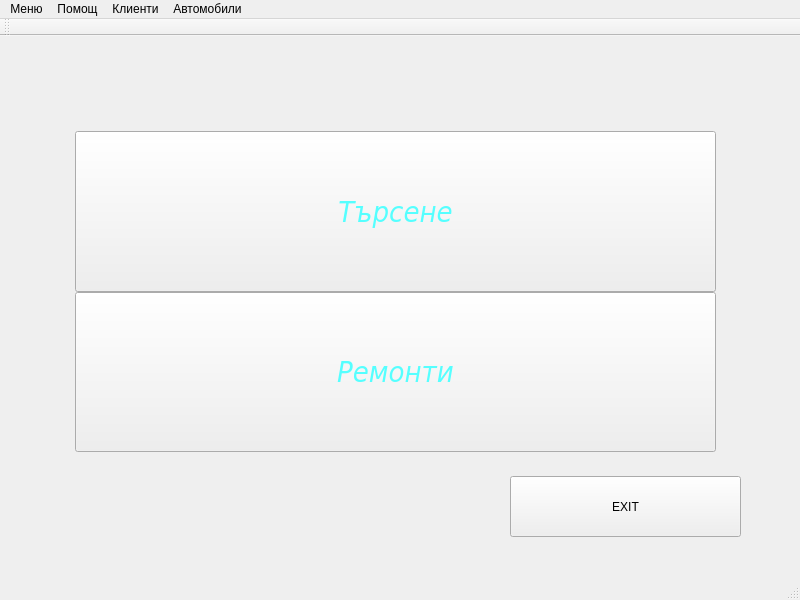
<?xml version="1.0" encoding="UTF-8"?>
<ui version="4.0">
 <class>MainWindow</class>
 <widget class="QMainWindow" name="MainWindow">
  <property name="geometry">
   <rect>
    <x>0</x>
    <y>0</y>
    <width>800</width>
    <height>600</height>
   </rect>
  </property>
  <property name="sizePolicy">
   <sizepolicy hsizetype="Preferred" vsizetype="Preferred">
    <horstretch>0</horstretch>
    <verstretch>0</verstretch>
   </sizepolicy>
  </property>
  <property name="windowTitle">
   <string>MainWindow</string>
  </property>
  <property name="statusTip">
   <string/>
  </property>
  <property name="styleSheet">
   <string notr="true">font: 75 italic 16pt &quot;Noto Sans&quot;;
background-image: url(:/images/ideas.jpg);</string>
  </property>
  <widget class="QWidget" name="centralWidget">
   <widget class="QWidget" name="layoutWidget">
    <property name="geometry">
     <rect>
      <x>70</x>
      <y>90</y>
      <width>651</width>
      <height>331</height>
     </rect>
    </property>
    <layout class="QGridLayout" name="gridLayout" columnstretch="0">
     <property name="sizeConstraint">
      <enum>QLayout::SetDefaultConstraint</enum>
     </property>
     <property name="leftMargin">
      <number>5</number>
     </property>
     <property name="topMargin">
      <number>5</number>
     </property>
     <property name="rightMargin">
      <number>5</number>
     </property>
     <property name="bottomMargin">
      <number>5</number>
     </property>
     <property name="horizontalSpacing">
      <number>5</number>
     </property>
     <property name="verticalSpacing">
      <number>0</number>
     </property>
     <item row="1" column="0">
      <widget class="QPushButton" name="Button_OpenRepairs">
       <property name="sizePolicy">
        <sizepolicy hsizetype="MinimumExpanding" vsizetype="MinimumExpanding">
         <horstretch>0</horstretch>
         <verstretch>0</verstretch>
        </sizepolicy>
       </property>
       <property name="font">
        <font>
         <family>DejaVu Sans Condensed</family>
         <pointsize>22</pointsize>
         <weight>9</weight>
         <italic>true</italic>
         <bold>false</bold>
        </font>
       </property>
       <property name="styleSheet">
        <string notr="true">font: 75 oblique 22pt &quot;DejaVu Sans Condensed&quot;;
background-image: url(:/images/MainButton_image.jpg);
color: rgb(85, 255, 255);</string>
       </property>
       <property name="text">
        <string>Ремонти</string>
       </property>
      </widget>
     </item>
     <item row="0" column="0">
      <widget class="QPushButton" name="Button_Search">
       <property name="enabled">
        <bool>true</bool>
       </property>
       <property name="sizePolicy">
        <sizepolicy hsizetype="MinimumExpanding" vsizetype="MinimumExpanding">
         <horstretch>0</horstretch>
         <verstretch>0</verstretch>
        </sizepolicy>
       </property>
       <property name="font">
        <font>
         <family>DejaVu Sans Condensed</family>
         <pointsize>22</pointsize>
         <weight>9</weight>
         <italic>true</italic>
         <bold>false</bold>
        </font>
       </property>
       <property name="styleSheet">
        <string notr="true">font: 75 oblique 22pt &quot;DejaVu Sans Condensed&quot;;
background-image: url(:/images/MainButton_image.jpg);
color: rgb(85, 255, 255);</string>
       </property>
       <property name="text">
        <string>Търсене</string>
       </property>
      </widget>
     </item>
    </layout>
   </widget>
   <widget class="QPushButton" name="Exit">
    <property name="geometry">
     <rect>
      <x>510</x>
      <y>440</y>
      <width>231</width>
      <height>61</height>
     </rect>
    </property>
    <property name="text">
     <string>EXIT</string>
    </property>
   </widget>
  </widget>
  <widget class="QMenuBar" name="menuBar">
   <property name="geometry">
    <rect>
     <x>0</x>
     <y>0</y>
     <width>800</width>
     <height>33</height>
    </rect>
   </property>
   <widget class="QMenu" name="menu">
    <property name="title">
     <string>Меню</string>
    </property>
    <addaction name="actionUpdate"/>
    <addaction name="actionUpLoad"/>
    <addaction name="separator"/>
   </widget>
   <widget class="QMenu" name="menu_Help">
    <property name="title">
     <string>Помощ</string>
    </property>
    <addaction name="Notes"/>
    <addaction name="ProdInfo"/>
   </widget>
   <widget class="QMenu" name="menu_Clients">
    <property name="title">
     <string>Клиенти</string>
    </property>
    <addaction name="EditClient"/>
    <addaction name="separator"/>
    <addaction name="AddNewClient"/>
    <addaction name="separator"/>
    <addaction name="DeleteClient"/>
   </widget>
   <widget class="QMenu" name="menu_Autos">
    <property name="title">
     <string>Автомобили</string>
    </property>
    <addaction name="EditDeleteAuto"/>
    <addaction name="separator"/>
    <addaction name="separator"/>
    <addaction name="AddNewAuto"/>
   </widget>
   <addaction name="menu"/>
   <addaction name="menu_Help"/>
   <addaction name="menu_Clients"/>
   <addaction name="menu_Autos"/>
  </widget>
  <widget class="QToolBar" name="mainToolBar">
   <attribute name="toolBarArea">
    <enum>TopToolBarArea</enum>
   </attribute>
   <attribute name="toolBarBreak">
    <bool>false</bool>
   </attribute>
  </widget>
  <widget class="QStatusBar" name="statusBar"/>
  <action name="actionUpdate">
   <property name="text">
    <string>&amp;UpDate</string>
   </property>
  </action>
  <action name="actionUpLoad">
   <property name="text">
    <string>U&amp;pLoad</string>
   </property>
  </action>
  <action name="Notes">
   <property name="text">
    <string>Бележки/ Препоръки</string>
   </property>
  </action>
  <action name="ProdInfo">
   <property name="text">
    <string>Информация за продукта</string>
   </property>
  </action>
  <action name="EditClient">
   <property name="text">
    <string>Корекция на клиент</string>
   </property>
  </action>
  <action name="AddNewClient">
   <property name="text">
    <string>Добавяне на клиент</string>
   </property>
  </action>
  <action name="DeleteClient">
   <property name="text">
    <string>Изтриване на клиент</string>
   </property>
  </action>
  <action name="EditDeleteAuto">
   <property name="text">
    <string>Премахване/Корекция</string>
   </property>
  </action>
  <action name="ShowAllAutos">
   <property name="text">
    <string>Покажи всички</string>
   </property>
  </action>
  <action name="AddNewAuto">
   <property name="text">
    <string>Добавяне на нов</string>
   </property>
  </action>
 </widget>
 <layoutdefault spacing="6" margin="11"/>
 <resources/>
 <connections/>
</ui>
